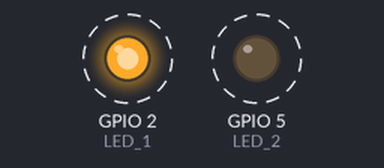
Bench run of a sketch on a simulated ESP32. Parts: output pins drawn as LEDs (lit = HIGH). Dashed ring = blinking.

Above: at 0.2 s.
Timing chart, 0 to 3.0 s (numbered marks = the images above):
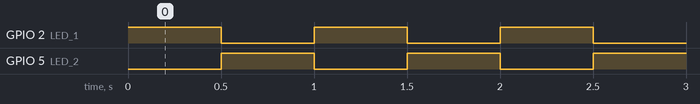

The sketch:

ESP32-Dual-LED-Blink.ino
```cpp
# define LED_1 2
# define LED_2 5
void setup ()
{
pinMode(LED_1,OUTPUT);
pinMode(LED_2,OUTPUT);
}
void loop()
{
digitalWrite(LED_1,HIGH);
digitalWrite(LED_2,LOW);
delay(500);
digitalWrite(LED_1,LOW);
digitalWrite(LED_2,HIGH);
delay(500);
}
```

Measured:
- by itself, GPIO 2 (LED_1), GPIO 5 (LED_2): alternates HIGH for 0.50 s and LOW for 0.50 s
